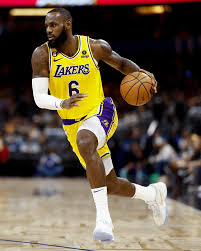
#> input picture Goruntulerile_Temelİslemler/basketball.jpg, 201 x 251 px, given in place of opencv.png, which was not available
$ python Pixels.py
#> lines starting #> are read from the running program, lines starting #| are printed output that depends on the picture; pictures that were not available may be replaced by others from this repository, and a replacement may not be noted
import cv2
import numpy as np
import matplotlib.pyplot as plt

img1 = cv2.imread("opencv.png")
#> img1 is the input picture: shape (251, 201, 3); mean B, G, R 70.4, 87.8, 100.7

px = img1[10, 10]
#> px = [23, 50, 71]
print(px)
#| [23 50 71]

(b, g, r) = img1[150, 30]
#> b = 117; g = 115; r = 121
print("Red : {}, Green: {}, Blue: {}".format(r,g,b))
#| Red : 121, Green: 115, Blue: 117
######################################
img = cv2.imread("forest.jpg")
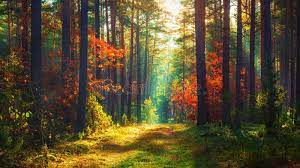
#> input picture Goruntulerile_Temelİslemler/forest.jpg, 300 x 168 px
#> img is the input picture: shape (168, 300, 3); mean B, G, R 48.8, 77.6, 89.5

# belirli bir bölgenin renginde değişiklik yapmak istersek

corner = img[0:100, 0:100]
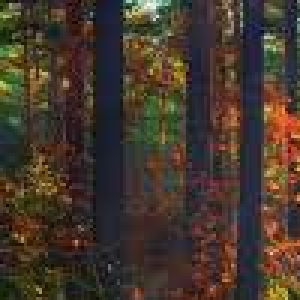
#> corner: shape (100, 100, 3) (shown 3 times larger); mean B, G, R 44.2, 55.7, 68.8
corner_1 = img[0:100, 0:250]  # [y_start : y_end, x_start : x_end]
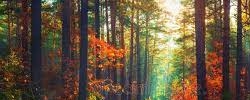
#> corner_1: shape (100, 250, 3); mean B, G, R 64.6, 87.9, 104.4

cv2.imshow("Corner",corner)
cv2.imshow("Corner-1",corner_1)
cv2.namedWindow("Forest",cv2.WINDOW_NORMAL)
cv2.imshow("Forest", img)

# rengi değiştirelim

img[0:100, 0:250] = (255,0,0) #böyle sayıları kafamıza göre veriyoruz ama resin boyutunu bilmemiz gerekir
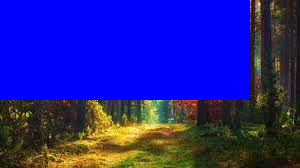
#> img: shape (168, 300, 3); mean B, G, R 143.2, 34, 37.7
cv2.imshow("Değiştirilmiş Görüntü", img)

cv2.waitKey(0)
cv2.destroyAllWindows()
